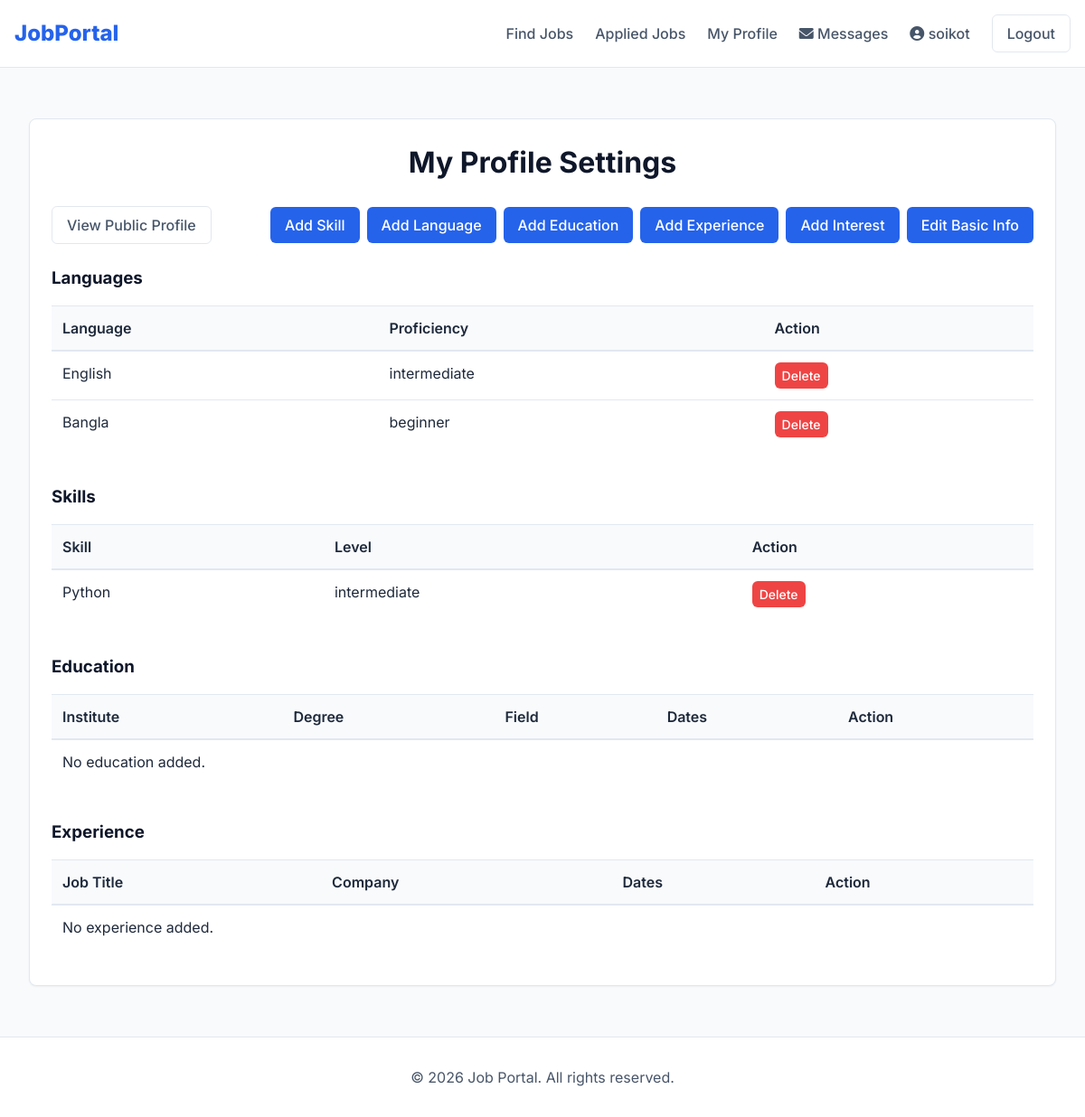
The app's page /MySettingsPage/ (signed in) with its own data.
### myApp/models.py (models this page shows, shortened)
class Custom_User(AbstractUser):
    USER=[
        ('recruiter','Recruiter'),('jobseeker','JobSeeker')
    ]
    user_type=models.CharField(choices=USER,max_length=120)
    profile_pic=models.ImageField(upload_to="media/profile_pic",null=True)

class LanguageModel(models.Model):
    Proficiency_Level_Choices=[
        ('beginner','Beginner'),
        ('intermediate','Intermediate'),
        ('expert','Expert'),
    ]
    user=models.ForeignKey(Custom_User,null=True,on_delete=models.CASCADE)
    Language_Name=models.CharField(max_length=100,null=True)
    Proficiency_Level=models.CharField(choices=Proficiency_Level_Choices,max_length=100,null=True)
    class Meta:
        unique_together=['user','Language_Name']

class SkillModel(models.Model):
    Skill_Level_Choices=[
        ('beginner','Beginner'),
        ('intermediate','Intermediate'),
        ('expert','Expert'),
    ]
    user=models.ForeignKey(Custom_User,null=True,on_delete=models.CASCADE)
    Skill_Name=models.CharField(max_length=100,null=True)
    Skill_Level=models.CharField(choices=Skill_Level_Choices,max_length=100,null=True)
    class Meta:
        unique_together=['user','Skill_Name']

### myApp/views.py (the view)
# urls.py: path('MySettingsPage/', MySettingsPage, name="MySettingsPage"),
@login_required
def MySettingsPage(request):
    current_user = request.user
    myLanguage = LanguageModel.objects.filter(user=current_user)
    mySkill = SkillModel.objects.filter(user=current_user)
    myEducation = EducationModel.objects.filter(user=current_user)
    myInterest = InterestModel.objects.filter(user=current_user)
    myExperience = ExperienceModel.objects.filter(user=current_user)
    context = {
        "myLanguage": myLanguage,
        "mySkill": mySkill,
        "myInterest": myInterest,
        'myEducation': myEducation,
        "myExperience": myExperience
    }
    return render(request, "Common/MySettingsPage.html", context)

### Template/Common/MySettingsPage.html (shortened to what this page needs)
{% extends 'Common/base.html' %}
{% block body %}
<div class="container mt-4">
    <div class="card">
        <h1 class="text-center mb-4">My Profile Settings</h1>
        <div class="flex justify-between items-center mb-4" style="flex-wrap: wrap; gap: 1rem;">
            <a href="{% url 'profile_view' %}" class="btn btn-secondary">View Public Profile</a>
            <div style="display: flex; gap: 0.5rem; flex-wrap: wrap;">
                <a href="{% url 'addSkillPage' %}" class="btn btn-primary btn-sm">Add Skill</a>
                <a href="{% url 'addLanguage' %}" class="btn btn-primary btn-sm">Add Language</a>
                <a href="{% url 'add_education' %}" class="btn btn-primary btn-sm">Add Education</a>
                <a href="{% url 'add_experience' %}" class="btn btn-primary btn-sm">Add Experience</a>
                <a href="{% url 'add_interest' %}" class="btn btn-primary btn-sm">Add Interest</a>
                <a href="{% url 'createBasicInfo' %}" class="btn btn-primary btn-sm">Edit Basic Info</a>
            </div>
        </div>
        <h3>Languages</h3>
        <div style="overflow-x: auto;">
            <table class="table table-hover">
                <thead>
                    <tr>
                        <th>Language</th>
                        <th>Proficiency</th>
                        <th>Action</th>
                    </tr>
                </thead>
                <tbody>
                    {% for i in myLanguage %}
                    <tr>
                        <td>{{ i.Language_Name }}</td>
                        <td>{{ i.Proficiency_Level }}</td>
                        <td><a href="{% url 'delete_language' i.id %}" class="btn btn-danger"
                                style="padding: 0.25rem 0.5rem; font-size: 0.875rem;">Delete</a></td>
                    </tr>
                    {% empty %}
                    <tr>
                        <td colspan="3" class="text-center">No languages added.</td>
                    </tr>
                    {% endfor %}
                </tbody>
            </table>
        </div>
        <h3 class="mt-4">Skills</h3>
        <div style="overflow-x: auto;">
            <table class="table table-hover">
                <thead>
                    <tr>
                        <th>Skill</th>
                        <th>Level</th>
                        <th>Action</th>
                    </tr>
                </thead>
                <tbody>
                    {% for i in mySkill %}
                    <tr>
                        <td>{{ i.Skill_Name }}</td>
                        <td>{{ i.Skill_Level }}</td>
                        <td><a href="{% url 'delete_skill' i.id %}" class="btn btn-danger"
                                style="padding: 0.25rem 0.5rem; font-size: 0.875rem;">Delete</a></td>
                    </tr>
                    {% empty %}
                    <tr>
                        <td colspan="3" class="text-center">No skills added.</td>
                    </tr>
                    {% endfor %}
                </tbody>
            </table>
        </div>
        <h3 class="mt-4">Education</h3>
        <div style="overflow-x: auto;">
            <table class="table table-hover">
                <thead>
                    <tr>
                        <th>Institute</th>
                        <th>Degree</th>
                        <th>Field</th>
                        <th>Dates</th>
                        <th>Action</th>
                    </tr>
                </thead>
                <tbody>
                    {% for e in myEducation %}
                    <tr>
                        <td>{{ e.institution_name }}</td>
                        <td>{{ e.degree }}</td>
                        <td>{{ e.field_of_study }}</td>
                        <td>{{ e.start_date|date:"Y" }} - {{ e.end_date|date:"Y" }}</td>
                        <td><a href="{% url 'delete_education' e.id %}" class="btn btn-danger"
                                style="padding: 0.25rem 0.5rem; font-size: 0.875rem;">Delete</a></td>
                    </tr>
                    {% empty %}
                    <tr>
                        <td colspan="5" class="text-center">No education added.</td>
                    </tr>
                    {% endfor %}
                </tbody>
            </table>
        </div>
        <h3 class="mt-4">Experience</h3>
        <div style="overflow-x: auto;">
            <table class="table table-hover">
                <thead>
                    <tr>
                        <th>Job Title</th>
                        <th>Company</th>
                        <th>Dates</th>
                        <th>Action</th>
                    </tr>
                </thead>
                <tbody>
                    {% for e in myExperience %}
                    <tr>
                        <td>{{ e.job_title }}</td>
                        <td>{{ e.company_name }}</td>
                        <td>{{ e.start_date|date:"Y" }} - {{ e.end_date|date:"Y" }}</td>
                        <td><a href="{% url 'delete_experience' e.id %}" class="btn btn-danger"
                                style="padding: 0.25rem 0.5rem; font-size: 0.875rem;">Delete</a></td>
                    </tr>
                    {% empty %}
                    <tr>
                        <td colspan="4" class="text-center">No experience added.</td>
                    </tr>
                    {% endfor %}
                </tbody>
            </table>
        </div>
    </div>
</div>
{% endblock %}

### Template/Common/base.html (shortened to what this page needs)
<!DOCTYPE html>
{% load static %}
<html lang="en">
<head>
  <link rel="stylesheet" href="https://cdnjs.cloudflare.com/ajax/libs/font-awesome/6.0.0-beta3/css/all.min.css">
  <link rel="stylesheet" href="{% static 'css/style.css' %}">
</head>
<body>
  <nav class="navbar">
    <div class="container">
      <a href="{% url 'JobFeed' %}" class="nav-brand">JobPortal</a>
      <div class="nav-menu">
        <a href="{% url 'JobFeed' %}" class="nav-link">Find Jobs</a>
        {% if request.user.is_authenticated %}
        {% if request.user.user_type == 'recruiter' %}
        <a href="{% url 'addJobPage' %}" class="nav-link">Post Job</a>
        <a href="{% url 'createdJob' %}" class="nav-link">My Jobs</a>
        {% else %}
        <a href="{% url 'appliedJob' %}" class="nav-link">Applied Jobs</a>
        <a href="{% url 'MySettingsPage' %}" class="nav-link">My Profile</a>
        {% endif %}
        <a href="{% url 'my_messages' %}" class="nav-link">
          <i class="fas fa-envelope"></i> Messages
        </a>
        <a href="{% url 'profile_view' %}" class="nav-link user-profile">
          <i class="fas fa-user-circle"></i> {{ request.user.username }}
        </a>
        <a href="{% url 'logoutPage' %}" class="btn btn-secondary btn-sm">Logout</a>
        {% else %}
        <a href="{% url 'signinPage' %}" class="nav-link">Login</a>
        <a href="{% url 'signupPage' %}" class="btn btn-primary">Sign Up</a>
        {% endif %}
      </div>
    </div>
  </nav>
  <main class="main-content">
    <div class="container">
      {% block body %}{% endblock %}
    </div>
  </main>
  <footer class="footer">
    <div class="container text-center">
      <p>&copy; 2026 Job Portal. All rights reserved.</p>
    </div>
  </footer>
</body>
</html>

### static/css/style.css (style rules this page uses)
:root { --primary-color: #2563eb; --primary-hover: #1d4ed8; --secondary-color: #64748b; --accent-color: #0f172a; --background-color: #f8fafc; --surface-color: #ffffff; --text-main: #1e293b; --text-secondary: #475569; --border-color: #e2e8f0; --success-color: #10b981; --danger-color: #ef4444; --warning-color: #f59e0b; --radius-sm: 0.375rem; --radius-md: 0.5rem; --radius-lg: 0.75rem; --shadow-sm: 0 1px 2px 0 rgb(0 0 0 / 0.05); --shadow-md: 0 4px 6px -1px rgb(0 0 0 / 0.1), 0 2px 4px -2px rgb(0 0 0 / 0.1); --font-sans: 'Inter', system-ui, -apple-system, sans-serif; }
* { box-sizing: border-box; margin: 0; padding: 0; }
body { font-family: var(--font-sans); background-color: var(--background-color); color: var(--text-main); line-height: 1.5; -webkit-font-smoothing: antialiased; }
a { color: var(--primary-color); text-decoration: none; transition: color 0.2s; }
h1, h2, h3, h4, h5, h6 { font-weight: 700; color: var(--accent-color); margin-bottom: 1rem; }
.container { max-width: 1200px; margin: 0 auto; padding: 0 1rem; }
.main-content { padding: 2rem 0; min-height: 80vh; }
.navbar { background-color: var(--surface-color); border-bottom: 1px solid var(--border-color); padding: 1rem 0; position: sticky; top: 0; z-index: 100; }
.navbar .container { display: flex; justify-content: space-between; align-items: center; }
.nav-brand { font-size: 1.5rem; font-weight: 800; color: var(--primary-color); }
.nav-menu { display: flex; gap: 1.5rem; align-items: center; }
.nav-link { color: var(--text-secondary); font-weight: 500; }
.card { background-color: var(--surface-color); border-radius: var(--radius-md); border: 1px solid var(--border-color); box-shadow: var(--shadow-sm); padding: 1.5rem; margin-bottom: 1.5rem; transition: transform 0.2s, box-shadow 0.2s; }
.btn { display: inline-block; padding: 0.5rem 1rem; border-radius: var(--radius-sm); font-weight: 500; text-align: center; cursor: pointer; border: none; transition: background-color 0.2s; }
.btn-primary { background-color: var(--primary-color); color: white; }
.btn-secondary { background-color: var(--surface-color); border: 1px solid var(--border-color); color: var(--text-secondary); }
.btn-danger { background-color: var(--danger-color); color: white; }
.text-center { text-align: center; }
.mt-4 { margin-top: 1.5rem; }
.mb-4 { margin-bottom: 1.5rem; }
.flex { display: flex; }
.justify-between { justify-content: space-between; }
.items-center { align-items: center; }
.table { width: 100%; border-collapse: collapse; margin-bottom: 1rem; background-color: var(--surface-color); }
.table th, .table td { padding: 0.75rem; vertical-align: top; border-top: 1px solid var(--border-color); text-align: left; }
.table thead th { vertical-align: bottom; border-bottom: 2px solid var(--border-color); background-color: var(--background-color); font-weight: 600; }
.footer { background: var(--surface-color); padding: 2rem 0; border-top: 1px solid var(--border-color); margin-top: auto; color: var(--text-secondary); }

### records on screen
Custom_User: user.username "soikot"
LanguageModel: Language_Name "English", Proficiency_Level "intermediate"
LanguageModel: Language_Name "Bangla", Proficiency_Level "beginner"
SkillModel: Skill_Name "Python", Skill_Level "intermediate"
